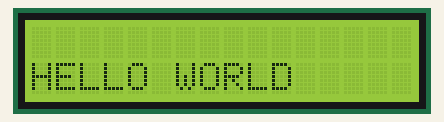
Simulated run of this sketch. Board: Arduino Uno, built with avr-gcc and run on an emulated ATmega328P. Shown: 16×2 character LCD.

Above: at 0.1 s.
At 1.1 s:
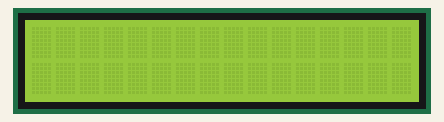

Measured:
- what the display in image 1 shows lasts 1.0 s, from 1.1 s to 2.1 s

The sketch:

lcd-hello-world.ino
```cpp
#include <LiquidCrystal.h>

LiquidCrystal lcd(12, 11, 5, 4, 3, 2);
String message = "HELLO WORLD";

void setup()
{
    lcd.begin(16, 2);
}

void loop()
{
    lcd.setCursor(0, 1);
    lcd.print(message);
    delay(1000);
    lcd.clear();
    delay(1000);
}
```
